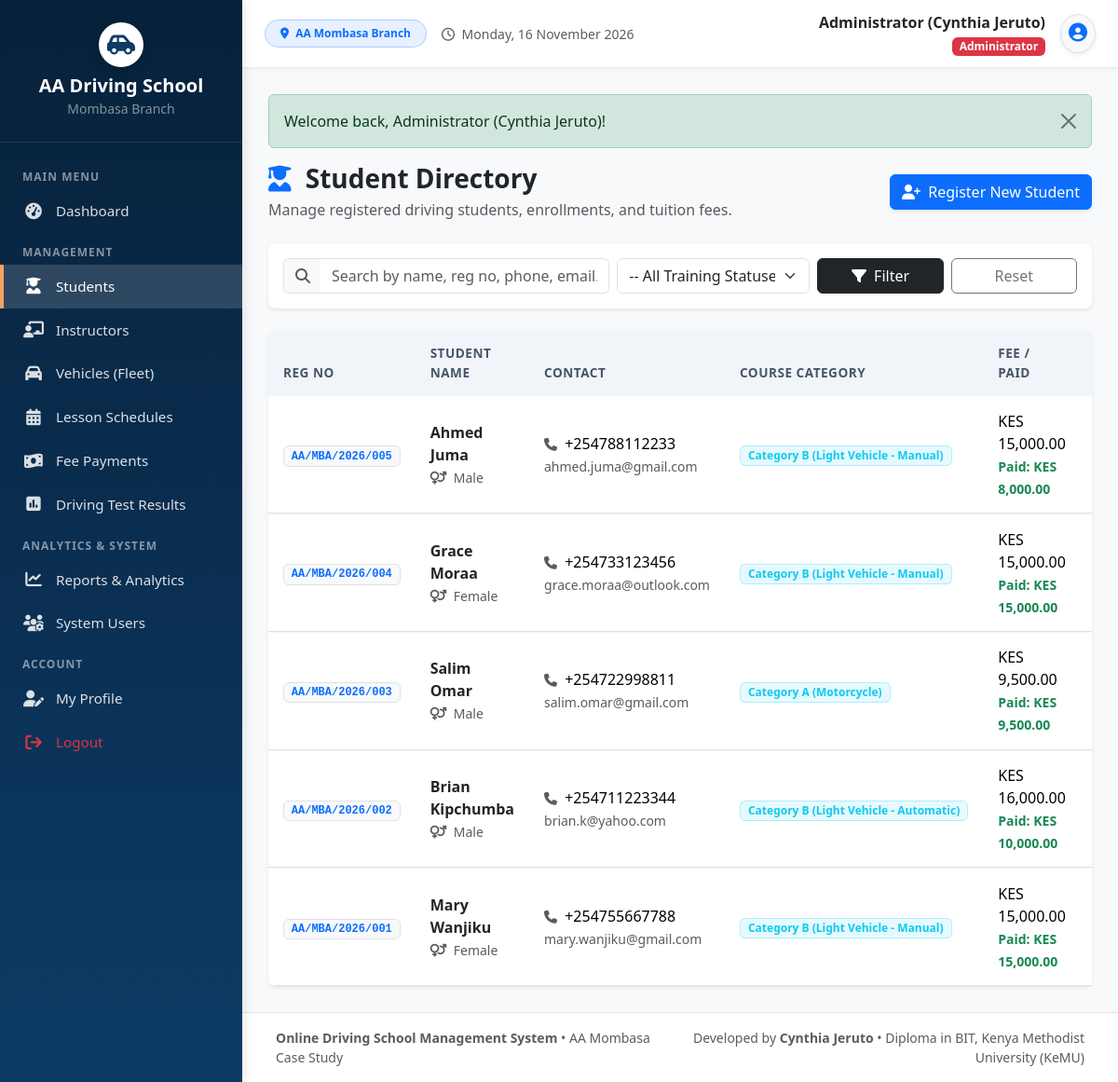
/students.php (signed in), run on the app's committed database.
### tables this page shows
CREATE TABLE `students` (
  `student_id` INT(11) NOT NULL AUTO_INCREMENT,
  `user_id` INT(11) DEFAULT NULL,
  `student_reg_no` VARCHAR(30) NOT NULL UNIQUE,
  `full_name` VARCHAR(100) NOT NULL,
  `gender` ENUM('Male', 'Female', 'Other') NOT NULL,
  `date_of_birth` DATE DEFAULT NULL,
  `phone` VARCHAR(20) NOT NULL,
  `email` VARCHAR(100) DEFAULT NULL,
  `national_id` VARCHAR(30) DEFAULT NULL,
  `address` VARCHAR(255) DEFAULT 'Mombasa',
  `course_category` VARCHAR(100) NOT NULL DEFAULT 'Category B (Light Vehicle - Manual)',
  `course_fee` DECIMAL(10,2) NOT NULL DEFAULT 15000.00,
  `registration_date` DATE NOT NULL,
  `status` ENUM('Enrolled', 'In Training', 'Test Ready', 'Completed', 'Dropped') NOT NULL DEFAULT 'Enrolled',
  `created_at` TIMESTAMP NOT NULL DEFAULT CURRENT_TIMESTAMP,
  PRIMARY KEY (`student_id`),
  KEY `fk_student_user` (`user_id`),
  CONSTRAINT `fk_student_user` FOREIGN KEY (`user_id`) REFERENCES `users` (`user_id`) ON DELETE SET NULL
);

### students.php (the view, shortened to what this page needs)
<?php
require_once __DIR__ . '/includes/header.php';
$search = trim($_GET['search'] ?? '');
$sql = "SELECT s.*,
        COALESCE(SUM(p.amount), 0) AS total_paid
        FROM students s
        LEFT JOIN payments p ON s.student_id = p.student_id
        WHERE 1=1";
$params = [];
$sql .= " GROUP BY s.student_id ORDER BY s.student_id DESC";
$stmt = $pdo->prepare($sql);
$stmt->execute($params);
$students = $stmt->fetchAll();
?>
<div class="d-flex justify-content-between align-items-center mb-4">
    <div>
        <h3 class="fw-bold mb-1 text-dark"><i class="fa-solid fa-user-graduate text-primary me-2"></i> Student Directory</h3>
        <p class="text-muted mb-0">Manage registered driving students, enrollments, and tuition fees.</p>
    </div>
    <?php if (has_role(['Administrator', 'Receptionist'])): ?>
    <a href="student_add.php" class="btn btn-primary shadow-sm">
        <i class="fa-solid fa-user-plus me-1"></i> Register New Student
    </a>
    <?php endif; ?>
</div>
<div class="card border-0 shadow-sm rounded-3 mb-4">
    <div class="card-body p-3">
        <form method="GET" action="students.php" class="row g-2 align-items-center">
            <div class="col-md-5">
                <div class="input-group">
                    <span class="input-group-text bg-light border-end-0"><i class="fa-solid fa-search text-muted"></i></span>
                    <input type="text" name="search" class="form-control border-start-0" placeholder="Search by name, reg no, phone, email..." value="<?= htmlspecialchars($search) ?>">
                </div>
            </div>
            <div class="col-md-3">
                <select name="status" class="form-select">
                    <option value="">-- All Training Statuses --</option>
                </select>
            </div>
            <div class="col-md-2">
                <button type="submit" class="btn btn-dark w-100"><i class="fa-solid fa-filter me-1"></i> Filter</button>
            </div>
            <div class="col-md-2">
                <a href="students.php" class="btn btn-outline-secondary w-100">Reset</a>
            </div>
        </form>
    </div>
</div>
<div class="card border-0 shadow-sm rounded-3">
    <div class="card-body p-0">
        <div class="table-responsive">
            <table class="table custom-table table-hover mb-0">
                <thead>
                    <tr>
                        <th>Reg No</th>
                        <th>Student Name</th>
                        <th>Contact</th>
                        <th>Course Category</th>
                        <th>Fee / Paid</th>
                        <th>Balance</th>
                    </tr>
                </thead>
                <tbody>
                    <?php if (empty($students)): ?>
                        <tr><td colspan="8" class="text-center py-5 text-muted">No student records found matching your query.</td></tr>
                    <?php else: ?>
                        <?php foreach ($students as $s):
                            $fee = (float)$s['course_fee'];
                            $paid = (float)$s['total_paid'];
                        ?>
                            <tr>
                                <td><span class="badge bg-light text-primary border font-monospace"><?= htmlspecialchars($s['student_reg_no']) ?></span></td>
                                <td>
                                    <div class="fw-bold text-dark"><?= htmlspecialchars($s['full_name']) ?></div>
                                    <small class="text-muted"><i class="fa-solid fa-venus-mars me-1"></i> <?= htmlspecialchars($s['gender']) ?></small>
                                </td>
                                <td>
                                    <div><i class="fa-solid fa-phone me-1 text-muted small"></i> <?= htmlspecialchars($s['phone']) ?></div>
                                    <small class="text-muted"><?= htmlspecialchars($s['email'] ?? 'No email') ?></small>
                                </td>
                                <td>
                                    <span class="badge bg-info bg-opacity-10 text-info border border-info border-opacity-25 px-2 py-1">
                                        <?= htmlspecialchars($s['course_category']) ?>
                                    </span>
                                </td>
                                <td>
                                    <div><?= format_currency($fee) ?></div>
                                    <small class="text-success fw-semibold">Paid: <?= format_currency($paid) ?></small>
                                </td>
                                <td>
                                </td>
                            </tr>
                        <?php endforeach; ?>
                    <?php endif; ?>
                </tbody>
            </table>
        </div>
    </div>
</div>
<?php require_once __DIR__ . '/includes/footer.php'; ?>

### assets/css/style.css (style rules this page uses)
:root { --primary-color: #0d3b66; --primary-dark: #07213a; --primary-light: #185a9d; --accent-color: #f4a261; --accent-hover: #e76f51; --bg-light: #f8f9fa; --sidebar-width: 260px; --text-dark: #2b2d42; --card-shadow: 0 4px 12px rgba(0, 0, 0, 0.05); }
body { font-family: 'Segoe UI', system-ui, -apple-system, sans-serif; background-color: var(--bg-light); color: var(--text-dark); min-height: 100vh; }
.custom-table { border-collapse: separate; border-spacing: 0; border-radius: 8px; overflow: hidden; background: #ffffff; }
.custom-table thead th { background-color: #f1f5f9; color: #475569; font-weight: 600; font-size: 0.85rem; text-transform: uppercase; letter-spacing: 0.5px; border: none; padding: 0.9rem 1rem; }
.custom-table tbody td { padding: 0.9rem 1rem; vertical-align: middle; border-top: 1px solid #f1f5f9; }

### data on the page
students: student_reg_no "AA/MBA/2026/005", full_name "Ahmed Juma", gender "Male", phone "+254788112233", email "ahmed.juma@gmail.com", course_category "Category B (Light Vehicle - Manual)", course_fee "KES 15,000.00", paid "KES 8,000.00"
students: student_reg_no "AA/MBA/2026/004", full_name "Grace Moraa", gender "Female", phone "+254733123456", email "grace.moraa@outlook.com", course_category "Category B (Light Vehicle - Manual)", course_fee "KES 15,000.00", paid "KES 15,000.00"
students: student_reg_no "AA/MBA/2026/003", full_name "Salim Omar", gender "Male", phone "+254722998811", email "salim.omar@gmail.com", course_category "Category A (Motorcycle)", course_fee "KES 9,500.00", paid "KES 9,500.00"
students: student_reg_no "AA/MBA/2026/002", full_name "Brian Kipchumba", gender "Male", phone "+254711223344", email "brian.k@yahoo.com", course_category "Category B (Light Vehicle - Automatic)", course_fee "KES 16,000.00", paid "KES 10,000.00"
students: student_reg_no "AA/MBA/2026/001", full_name "Mary Wanjiku", gender "Female", phone "+254755667788", email "mary.wanjiku@gmail.com", course_category "Category B (Light Vehicle - Manual)", course_fee "KES 15,000.00", paid "KES 15,000.00"

### other printed values
$_SESSION['full_name'] "Administrator (Cynthia Jeruto)"
$_SESSION['role'] "Administrator"
$flash['message'] "Welcome back, Administrator (Cynthia Jeruto)!"
